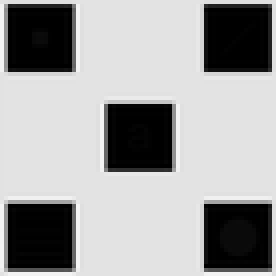
%> input picture Assignment1/test.png, 69 x 69 px, shrunk from 506 x 506 before the run (shown 4 times larger)
$ octave bonus.m   (GNU Octave 9; MATLAB toolbox functions it lacks are replaced by stand-ins)
%> lines starting %> are read from the running program, lines starting %| are printed output that depends on the picture; in (x1, y1, x2, y2) boxes, pixels count from 0 and x2, y2 are one past the last pixel; in counts of white or black regions, pixels touching at a corner belong together; the program's own positions count from 1
%> further down, inputImage is the input picture: size 69x69x3 uint8; min 0, max 245, mean 159.9
%> `hsvImage = rgb2hsv(inputImage);`: hsvImage: size 69x69x3 double; mean H, S, V 0, 0, 0.627
### Assignment1/global_hist_eq.m
function equalizedChannel = global_hist_eq(inputChannel)

    % Get image size
    [rows, cols] = size(inputChannel);
%> rows = 69; cols = 69

    % Calculate Histogram
    histValues = zeros(1, 256);
    for i = 1:rows
        for j = 1:cols
            pixelValue = round(inputChannel(i, j) * 255); % 映射到0-255
            histValues(pixelValue + 1) = histValues(pixelValue + 1) + 1;
        end
    end
%> after the loop, histValues = 256 values, max 2543 at index 228, min 0 at index 13, mean 18.6

    % Calculate the CDF
    cdf = cumsum(histValues) / (rows * cols);
%> cdf = 256 values from 0.146 to 1

    % Creating mappings for histogram equalization
    equalizedValues = cdf * 255;
%> equalizedValues = 256 values from 37.28 to 255

    % Apply equalization mapping and map back to the 0-1 range
    equalizedChannel = zeros(size(inputChannel));
    for i = 1:rows
        for j = 1:cols
            pixelValue = round(inputChannel(i, j) * 255);
            equalizedChannel(i, j) = equalizedValues(pixelValue + 1) / 255;
        end
    end
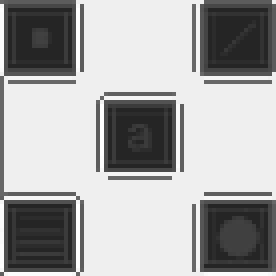
%> equalizedChannel: size 69x69 double (shown 4 times larger); min 0.146, max 1, mean 0.656
%> `hsvImage(:,:,3) = equalizedChannel;`: hsvImage: size 69x69x3 double; mean H, S, V 0, 0, 0.656
end

### Assignment1/1.4/local_hist_eq.m
% Matlab code for 1.4 Histogram Equalization
function equalizedChannel = local_hist_eq(inputChannel, windowSize)
%> called with windowSize = 5
    % Input:
    %   inputChannel: a V channel of a HSV image.
    %   windowSize: the size of square window which used for divide the
    %   whole channel.
    % Output:
    %   equalizedChannel: locally equalized given V channel.

    % Get image size
    [rows, cols] = size(inputChannel);
    equalizedChannel = zeros(size(inputChannel));

    % Construct the grid with given window size
    numRows = ceil(rows / windowSize);
%> numRows = 14
    numCols = ceil(cols / windowSize);
%> numCols = 14

    for i = 0:numRows-1
        for j = 0:numCols-1
            % Calculate the boundary of the window
            rowMin = i * windowSize + 1;
            rowMax = min((i + 1) * windowSize, rows);
            colMin = j * windowSize + 1;
            colMax = min((j + 1) * windowSize, cols);

            % Get the current window
            window = inputChannel(rowMin:rowMax, colMin:colMax);

            % Equalize the window
            equalizedWindow = global_hist_eq(window);

            % Copy the equalized window back to the appropriate location
            equalizedChannel(rowMin:rowMax, colMin:colMax) = equalizedWindow;
        end
    end
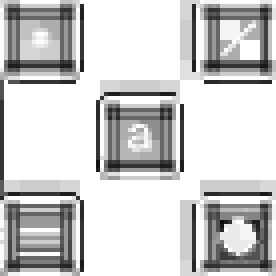
%> equalizedChannel: size 69x69 double (shown 4 times larger); min 0.04, max 1, mean 0.805
%> `hsvImage(:,:,3) = equalizedChannel;`: hsvImage: size 69x69x3 double; mean H, S, V 0, 0, 0.805
end

### Assignment1/1.5/get_alpha_mask.m
function alpha_mask = get_alpha_mask(img, bg_color_min, bg_color_max)
%> called with img = 'dog.jpg', bg_color_min = [0.471 0.347 0.661], bg_color_max = [0.491 0.367 0.681]
    % Input:
    %   img: the given image.
    %   bg_color_min: the matrix for background color filter which contains
    %   the lower bound.
    %   bg_color_max: the matrix for background color filter which contains
    %   the upper bound.
    % Output:
    %   alpha_mask: the mask we calculated for later composition.\

    % Read the image
    img = imread(img);
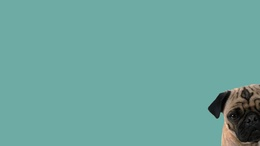
%> input picture Assignment1/dog.jpg, 260 x 146 px, shrunk from 1920 x 1080 before the run
%> img is the input picture: size 146x260x3 uint8; mean R, G, B 108.1, 164.4, 157.3
    img = rgb2hsv(img);
%> img: size 146x260x3 double; mean H, S, V 0.46, 0.35, 0.648

    alpha_mask = zeros(size(img, 1), size(img, 2));


    for i = 1:size(img, 1)
        for j = 1:size(img, 2)
            % Get the current pixel value
            pixel = squeeze(img(i,j,:))';
            result = false;
            % Check for very filter if the pixel should be filtered
            for k = 1:size(bg_color_min, 1)
                result = result || all(pixel >= bg_color_min(k,:)) && all(pixel <= bg_color_max(k,:));
            end
            if result
            % If the pixel belong to background, then assign 0
                alpha_mask(i,j) = 0;
            else
                % else assign 1
                alpha_mask(i,j) = 1;
            end
        end
    end
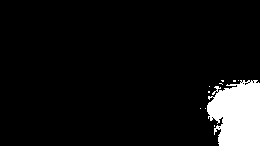
%> alpha_mask: size 146x260 double; values 0 (black) and 1 (white), 7.5% white; 10 white regions (9 under 20 px), largest, box (x1, y1, x2, y2) and area: (207, 80, 260, 146) 2821
    % Smooth the mask to remove hardness from the edges
    alpha_mask = imgaussfilt(double(alpha_mask), 2);
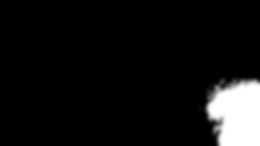
%> alpha_mask: size 146x260 double; min 0, max 1, mean 0.075

end

### Assignment1/bonus.m
%% Global Histogram Equalization
inputImage = imread('test.png');
% Convert the input image from RGB to HSV
hsvImage = rgb2hsv(inputImage);

% Extract V-channel
vChannel = hsvImage(:,:,3);

% Apply global histogram equalization to the V-channel
equalizedChannel = global_hist_eq(vChannel);

% Replacing the equalized V channel back into the HSV image
hsvImage(:,:,3) = equalizedChannel;

% Converting HSV images back to RGB
equalizedImage = hsv2rgb(hsvImage);

% Show and save the result
imshow(equalizedImage);
imwrite(equalizedImage, 'test_global_hist_eq.png');
%% Local Histogram Equalization
inputImage = imread('test.png');
% Convert the input image from RGB to HSV
hsvImage = rgb2hsv(inputImage);

% Extract V-channel
vChannel = hsvImage(:,:,3);

% Apply local histogram equalization to the V-channel
windowSize = 5; % adjust window size here
equalizedChannel = local_hist_eq(vChannel, windowSize);

% Replacing the equalized V channel back into the HSV image
hsvImage(:,:,3) = equalizedChannel;

% Converting HSV images back to RGB
equalizedImage = hsv2rgb(hsvImage);

% Show and save the result
imshow(equalizedImage);
filename = ['test_local_hist_eq_window_size_' num2str(windowSize) '.png'];
imwrite(equalizedImage, filename);
%% Matting
bg_color_min = [0.47087,0.34673,0.66059];
bg_color_max = [0.49087,0.36673,0.68059];

alpha_mask = get_alpha_mask('dog.jpg', bg_color_min, bg_color_max);

f1 = imread('dog.jpg');
f2 = imread('2.jpg');
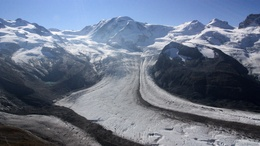
%> input picture Assignment1/2.jpg, 260 x 146 px, shrunk from 1920 x 1080 before the run
%> f2 is the input picture: size 146x260x3 uint8; mean R, G, B 105.7, 116.1, 135.4

f2 = imresize(f2, [size(f1, 1), size(f1, 2)]);

f = uint8((alpha_mask) .* double(f1) + (1 - alpha_mask) .* double(f2));
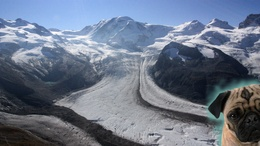
%> f: size 146x260x3 uint8; mean R, G, B 106.6, 116.9, 135

imshow(f);

imwrite(f, 'new_dog.png');
